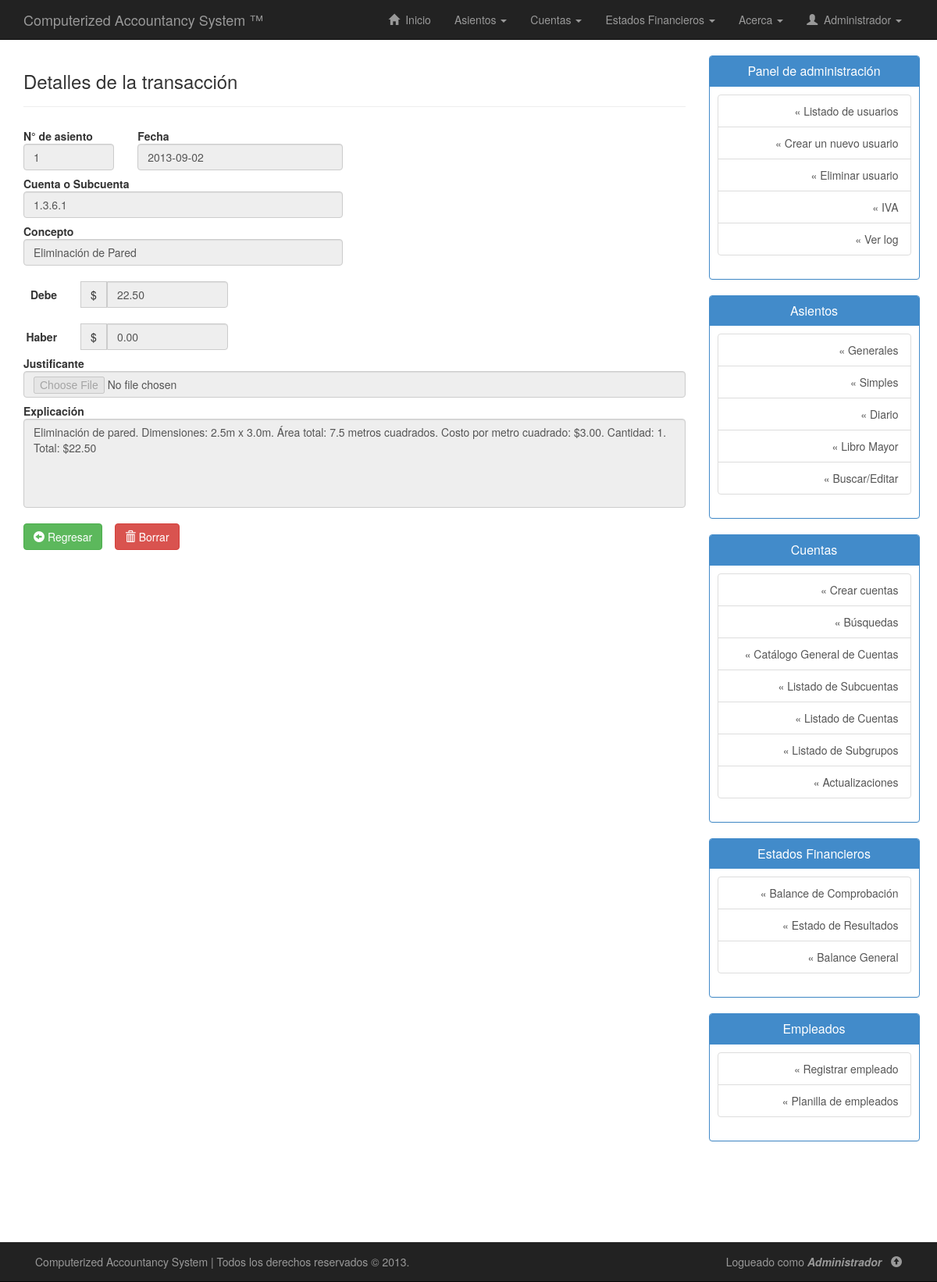
Screenshot of /casv2-master/php/ver-asiento.php?id=1 (signed in) with the database file from the repository.
### tables this page shows
CREATE TABLE IF NOT EXISTS `registro` (
  `id` int(11) NOT NULL AUTO_INCREMENT,
  `fecha` date NOT NULL,
  `transaccion` int(11) NOT NULL,
  `tipo` varchar(20) NOT NULL,
  `cuenta` varchar(20) DEFAULT NULL,
  `concepto` varchar(255) DEFAULT NULL,
  `debe` decimal(18,2) DEFAULT NULL,
  `haber` decimal(18,2) DEFAULT NULL,
  `descripcion` varchar(255) DEFAULT NULL,
  `partida_doble` varchar(20) DEFAULT NULL,
  `justificante` varchar(30) DEFAULT NULL,
  `fecha_modificacion` date DEFAULT NULL,
  `usuario_creacion` varchar(50) DEFAULT NULL,
  `usuario_modif` varchar(50) DEFAULT NULL,
  `ip` varchar(15) DEFAULT NULL,
  PRIMARY KEY (`id`)
);

### casv2-master/php/ver-asiento.php (the view, shortened to what this page needs)
<!DOCTYPE html>
<html lang="es">
<head>
	<link rel="stylesheet" type="text/css" href="../css/bootstrap.min.css"/>
	<link rel="stylesheet" type="text/css" href="../css/estilos.css"/>
</head>
<body>
	<?php include("nav.php"); ?>
	<div class="container" id="contenido">
		<div class="row row-offcanvas row-offcanvas-right">
			<div class="col-xs-12 col-sm-9">
				<div class="page-header">
        			<h3>Detalles de la transacción</h3>
        		</div>
        		<div class="row">
        			<div class="row">
					<div class="col-md-12">
						<form action="alta-asientogral.php" id="asiento_gral" name="asiento_gral_frm" class="form-horizontal" method="post" enctype="multipart/form-data" role="form">
							<fieldset>
								<div class="container">
									<div class="row">
										<?php
										$transaccion = $_GET["id"];
										$sql = "SELECT * FROM registro WHERE id=$transaccion";
										$ejecutar_consulta = $conexion->query($sql);
										$registro = $ejecutar_consulta->fetch_assoc();
										?>
										<div class="col-lg-2">
											<label for="n_asiento" class="control-label">N° de asiento</label>
											<input type="text" min="1" class="form-control" id="n_asiento" name="n_asiento_txt" placeholder="Asiento N°" title="Número de asiento registrado" value='<?php echo $registro["transaccion"]; ?>' disabled required/>
										</div>
										<div class="col-lg-4">
											<label for="fecha" class="control-label">Fecha</label>
											<input type="text" class="form-control" id="fecha" name="fecha_txt" title="Fecha del asiento registrado" placeholder="aaaa-mm-dd" value="<?php echo $registro['fecha'];?>" disabled required/>
										</div>
									</div>
									<div class="row">
										<div class="col-lg-6">
											<label for="cuentas" class="control-label">Cuenta o Subcuenta</label>
											<input type="text" class="form-control" id="cuentas" value='<?php echo $registro["cuenta"]; ?>' title="Cuenta o Subcuenta registrada en el asiento." disabled>
										</div>
									</div>
									<div class="row">
										<div class="col-lg-6">
											<label for="concepto" class="control-label">Concepto</label>
											<input type="text" class="form-control" id="concepto" name="concepto_txt" placeholder="Escriba el concepto del asiento" title="Concepto del asiento registrado." value='<?php echo utf8_encode($registro["concepto"]); ?>' disabled />
										</div>
									</div>
									<br>
									<div class="row">
										<div class="col-lg-1">
											<p class="form-control-static pull-right"><strong align="right">Debe</strong></p>
										</div>
										<div class="input-group col-lg-3">
											<span class="input-group-addon">$</span>
											<input type="text" id="debe" name="debe_txt" class="form-control" placeholder="Debe" title="Importe para el debe registrado" value='<?php echo $registro["debe"]; ?>' disabled/>
										</div>
									</div>
									<br>
									<div class="row">
										<div class="col-lg-1">
											<p class="form-control-static pull-right"><strong align="right">Haber</strong></p>
										</div>
										<div class="input-group col-lg-3">
											<span class="input-group-addon">$</span>
											<input type="text" id="haber" name="haber_txt" class="form-control" placeholder="Haber" title="Importe para el haber registrado" value='<?php echo $registro["haber"]; ?>' disabled/>
										</div>
									</div>
									<div class="row">
										<div class="col-lg-12">
											<label for="justificante" class="control-label">Justificante</label>
											<input type="file" class="form-control" id="justificante" name="justificante_fls" disabled>
										</div>
									</div>
									<div class="row">
										<div class="col-lg-12">
											<label for="exp" class="control-label">Explicación</label>
											<textarea name="exp_txa" id="exp" cols="30" rows="5" class="form-control" title="Descripción detallada del asiento"  disabled><?php echo utf8_encode($registro["descripcion"]) ; ?></textarea>
										</div>
									</div>
									<br>
									<div class="row">
										<div class="col-lg-12">
											<a href="javascript:history.go(-1)" class="btn btn-success pull-left">
												<span class="glyphicon glyphicon-circle-arrow-left"></span>
												Regresar
											</a>
											<a href="borrar-apunte.php?id=<?php echo $transaccion;?>" class="btn btn-danger">
												<span class="glyphicon glyphicon-trash"></span>
												Borrar
											</a>
										</div>
									</div>
								</div>
							</fieldset>
						</form>
					</div>
				</div>
        		</div>
        	</div>
        	<?php include("sidebar.php"); ?>
        </div>
    </div>
	<?php include("footer.php"); ?>
</body>
</html>

### casv2-master/css/estilos.css (style rules this page uses)
body { background: #fff; margin-bottom: 80px; }
.page-header { margin-top: 0; }
textarea { resize:none; }
#contenido { padding-bottom: 80px; }
.control-label { cursor: pointer; }
a { -ms-transition: all 0.25s ease-in; -moz-transition: all 0.25s ease-in; -o-transition: all 0.25s ease-in; -webkit-transition: all 0.25s ease-in; transition: all 0.25s ease-in; }

### rows the page displays
registro: n_asiento_txt "1", fecha_txt "2013-09-02", cuenta "1.3.6.1", concepto_txt "Eliminación de Pared", debe_txt "22.50", haber_txt "0.00", exp_txa "Eliminación de pared. Dimensiones: 2.5m x 3.0m. Área total: 7.5 metros cuadrados. Costo por metro cuadrado: $3.00. Cantidad: 1. Total: $22.50"

### other values shown
$_SESSION['usuario'] "Administrador"
$_SESSION["usuario"] "Administrador"
